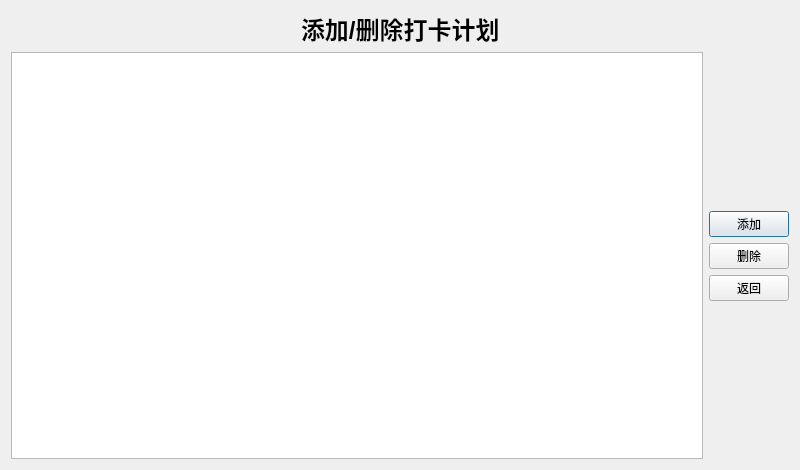
<?xml version="1.0" encoding="UTF-8"?>
<ui version="4.0">
 <class>AddSchedule</class>
 <widget class="QDialog" name="AddSchedule">
  <property name="geometry">
   <rect>
    <x>0</x>
    <y>0</y>
    <width>800</width>
    <height>470</height>
   </rect>
  </property>
  <property name="windowTitle">
   <string>Dialog</string>
  </property>
  <layout class="QVBoxLayout" name="verticalLayout_2">
   <item>
    <layout class="QHBoxLayout" name="horizontalLayout">
     <item>
      <spacer name="horizontalSpacer">
       <property name="orientation">
        <enum>Qt::Horizontal</enum>
       </property>
       <property name="sizeHint" stdset="0">
        <size>
         <width>40</width>
         <height>20</height>
        </size>
       </property>
      </spacer>
     </item>
     <item>
      <widget class="QLabel" name="label">
       <property name="text">
        <string>&lt;html&gt;&lt;head/&gt;&lt;body&gt;&lt;p&gt;&lt;span style=&quot; font-size:18pt; font-weight:600;&quot;&gt;添加/删除打卡计划&lt;/span&gt;&lt;/p&gt;&lt;/body&gt;&lt;/html&gt;</string>
       </property>
      </widget>
     </item>
     <item>
      <spacer name="horizontalSpacer_2">
       <property name="orientation">
        <enum>Qt::Horizontal</enum>
       </property>
       <property name="sizeHint" stdset="0">
        <size>
         <width>40</width>
         <height>20</height>
        </size>
       </property>
      </spacer>
     </item>
    </layout>
   </item>
   <item>
    <layout class="QHBoxLayout" name="horizontalLayout_2">
     <item>
      <widget class="QTableWidget" name="tableWidget"/>
     </item>
     <item>
      <layout class="QVBoxLayout" name="verticalLayout">
       <item>
        <spacer name="verticalSpacer_2">
         <property name="orientation">
          <enum>Qt::Vertical</enum>
         </property>
         <property name="sizeHint" stdset="0">
          <size>
           <width>20</width>
           <height>40</height>
          </size>
         </property>
        </spacer>
       </item>
       <item>
        <widget class="QPushButton" name="addButton">
         <property name="text">
          <string>添加</string>
         </property>
        </widget>
       </item>
       <item>
        <widget class="QPushButton" name="deleteButton">
         <property name="text">
          <string>删除</string>
         </property>
        </widget>
       </item>
       <item>
        <widget class="QPushButton" name="returnButton">
         <property name="text">
          <string>返回</string>
         </property>
        </widget>
       </item>
       <item>
        <spacer name="verticalSpacer">
         <property name="orientation">
          <enum>Qt::Vertical</enum>
         </property>
         <property name="sizeHint" stdset="0">
          <size>
           <width>20</width>
           <height>40</height>
          </size>
         </property>
        </spacer>
       </item>
      </layout>
     </item>
    </layout>
   </item>
  </layout>
 </widget>
 <resources/>
 <connections/>
</ui>
